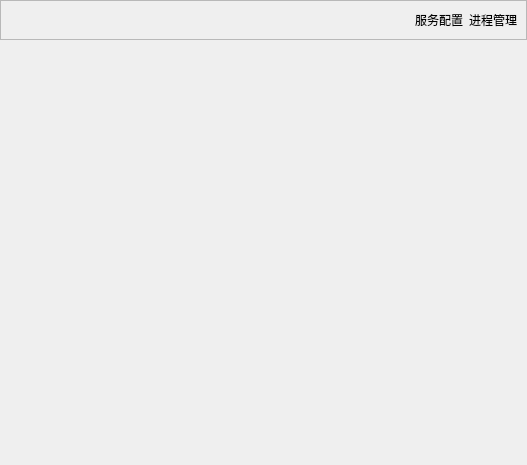
<?xml version="1.0" encoding="UTF-8"?>
<ui version="4.0">
 <class>MainWidget</class>
 <widget class="QWidget" name="MainWidget">
  <property name="geometry">
   <rect>
    <x>0</x>
    <y>0</y>
    <width>527</width>
    <height>465</height>
   </rect>
  </property>
  <property name="windowTitle">
   <string>Form</string>
  </property>
  <property name="styleSheet">
   <string notr="true"/>
  </property>
  <layout class="QGridLayout" name="gridLayout_4" rowstretch="1,12">
   <property name="margin">
    <number>0</number>
   </property>
   <item row="0" column="0">
    <widget class="QFrame" name="frame">
     <property name="sizePolicy">
      <sizepolicy hsizetype="Expanding" vsizetype="Expanding">
       <horstretch>0</horstretch>
       <verstretch>0</verstretch>
      </sizepolicy>
     </property>
     <property name="styleSheet">
      <string notr="true"/>
     </property>
     <property name="frameShape">
      <enum>QFrame::StyledPanel</enum>
     </property>
     <property name="frameShadow">
      <enum>QFrame::Raised</enum>
     </property>
     <layout class="QGridLayout" name="gridLayout">
      <item row="0" column="0">
       <spacer name="horizontalSpacer">
        <property name="orientation">
         <enum>Qt::Horizontal</enum>
        </property>
        <property name="sizeHint" stdset="0">
         <size>
          <width>455</width>
          <height>20</height>
         </size>
        </property>
       </spacer>
      </item>
      <item row="0" column="1">
       <widget class="QLabel" name="label_ServiceManage">
        <property name="styleSheet">
         <string notr="true"/>
        </property>
        <property name="text">
         <string>服务配置</string>
        </property>
        <property name="alignment">
         <set>Qt::AlignCenter</set>
        </property>
       </widget>
      </item>
      <item row="0" column="2">
       <widget class="QLabel" name="label_ProgressManage">
        <property name="styleSheet">
         <string notr="true"/>
        </property>
        <property name="text">
         <string>进程管理</string>
        </property>
        <property name="alignment">
         <set>Qt::AlignCenter</set>
        </property>
       </widget>
      </item>
     </layout>
    </widget>
   </item>
   <item row="1" column="0">
    <widget class="QStackedWidget" name="stackedWidget">
     <property name="styleSheet">
      <string notr="true"/>
     </property>
     <property name="currentIndex">
      <number>0</number>
     </property>
     <widget class="QWidget" name="page">
      <layout class="QGridLayout" name="gridLayout_3">
       <property name="margin">
        <number>0</number>
       </property>
       <property name="spacing">
        <number>0</number>
       </property>
      </layout>
     </widget>
     <widget class="QWidget" name="page_2">
      <layout class="QGridLayout" name="gridLayout_2">
       <item row="0" column="0">
        <widget class="QSplitter" name="splitter">
         <property name="orientation">
          <enum>Qt::Vertical</enum>
         </property>
         <widget class="QTableWidget" name="tableWidget">
          <attribute name="horizontalHeaderVisible">
           <bool>false</bool>
          </attribute>
          <attribute name="verticalHeaderVisible">
           <bool>false</bool>
          </attribute>
          <column>
           <property name="text">
            <string>服务ID</string>
           </property>
          </column>
          <column>
           <property name="text">
            <string>服务名称</string>
           </property>
          </column>
          <column>
           <property name="text">
            <string>进程状态</string>
           </property>
          </column>
          <column>
           <property name="text">
            <string>启动时间</string>
           </property>
          </column>
          <column>
           <property name="text">
            <string>重启次数</string>
           </property>
          </column>
          <column>
           <property name="text">
            <string>异常次数</string>
           </property>
          </column>
          <column>
           <property name="text">
            <string>心跳时间</string>
           </property>
          </column>
         </widget>
         <widget class="QTextBrowser" name="textBrowser"/>
        </widget>
       </item>
      </layout>
     </widget>
    </widget>
   </item>
  </layout>
 </widget>
 <resources/>
 <connections/>
</ui>
